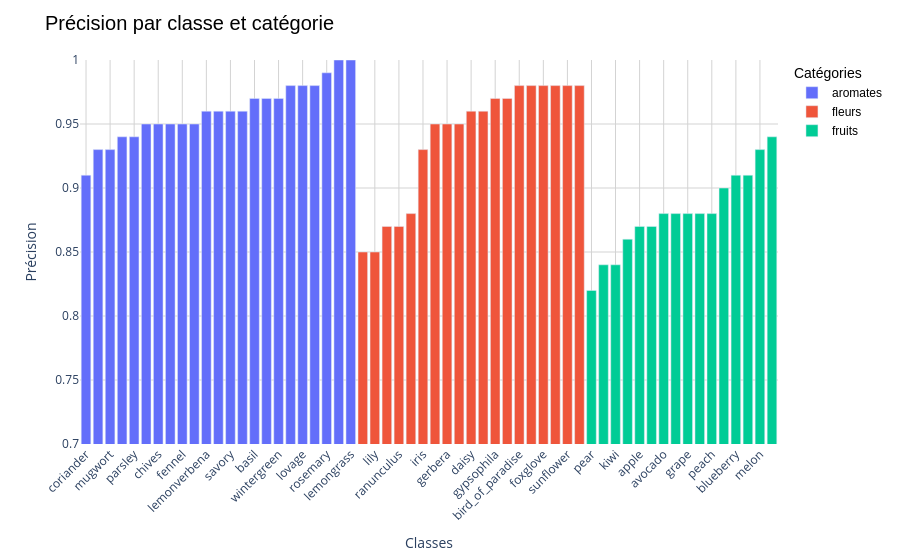

The cell this chart's notebook holds for it:
### Code cell
df_sorted = confusion_matrix.sort_values(["category", "precision"], ascending=[True, True])

fig = px.bar(
    df_sorted,
    x="class",
    y="precision",
    color="category"
)

fig.update_xaxes(
    categoryorder="array",
    categoryarray=df_sorted["class"],
    tickangle=-45,
    title_text="Classes"
)
fig.update_yaxes(
    title_text="Précision",
    range=[0.7, 1]
)
fig.update_layout(
    title_text="Précision par classe et catégorie",
    title_font=dict(size=20, family="Arial", color="black"),
    legend_title_text="Catégories",
    legend_title_font=dict(size=14, family="Arial", color="black"),
    legend_font=dict(size=12, family="Arial", color="black"),
    plot_bgcolor='white',
    xaxis=dict(showgrid=True, gridcolor='lightgray'),
    yaxis=dict(showgrid=True, gridcolor='lightgray')
)
fig.show()

### Figure 1 — Plotly figure (JSON) as saved in the notebook; plotly's stock layout.template omitted (floating-point values rounded to 4 significant figures)
{"data": [{"hovertemplate": "category=aromates<br>class=%{x}<br>precision=%{y}<extra></extra>", "legendgroup": "aromates", "marker": {"color": "#636efa", "pattern": {"shape": ""}}, "name": "aromates", "orientation": "v", "showlegend": true, "textposition": "auto", "type": "bar", "x": ["coriander", "chamomile", "mugwort", "oregano", "parsley", "angelica", "chives", "dill", "fennel", "mint", "lemonverbena", "sage", "savory", "tarragon", "basil", "hyssop", "wintergreen", "lavender", "lovage", "thyme", "rosemary", "borage", "lemongrass"], "xaxis": "x", "y": [0.91, 0.93, 0.93, 0.94, 0.94, 0.95, 0.95, 0.95, 0.95, 0.95, 0.96, 0.96, 0.96, 0.96, 0.97, 0.97, 0.97, 0.98, 0.98, 0.98, 0.99, 1.0, 1.0], "yaxis": "y"}, {"hovertemplate": "category=fleurs<br>class=%{x}<br>precision=%{y}<extra></extra>", "legendgroup": "fleurs", "marker": {"color": "#EF553B", "pattern": {"shape": ""}}, "name": "fleurs", "orientation": "v", "showlegend": true, "textposition": "auto", "type": "bar", "x": ["chrysanthemum", "lily", "hydrangea", "ranunculus", "allium", "iris", "freesia", "gerbera", "wisteria", "daisy", "hellebore", "gypsophila", "poppy", "bird_of_paradise", "cosmos", "foxglove", "lisianthus", "sunflower", "zinnia"], "xaxis": "x", "y": [0.85, 0.85, 0.87, 0.87, 0.88, 0.93, 0.95, 0.95, 0.95, 0.96, 0.96, 0.97, 0.97, 0.98, 0.98, 0.98, 0.98, 0.98, 0.98], "yaxis": "y"}, {"hovertemplate": "category=fruits<br>class=%{x}<br>precision=%{y}<extra></extra>", "legendgroup": "fruits", "marker": {"color": "#00cc96", "pattern": {"shape": ""}}, "name": "fruits", "orientation": "v", "showlegend": true, "textposition": "auto", "type": "bar", "x": ["pear", "cherry", "kiwi", "lemon", "apple", "raspberry", "avocado", "fig", "grape", "mango", "peach", "blackberry", "blueberry", "cranberry", "melon", "strawberry"], "xaxis": "x", "y": [0.82, 0.84, 0.84, 0.86, 0.87, 0.87, 0.88, 0.88, 0.88, 0.88, 0.88, 0.9, 0.91, 0.91, 0.93, 0.94], "yaxis": "y"}], "layout": {"barmode": "relative", "legend": {"font": {"color": "black", "family": "Arial", "size": 12}, "title": {"font": {"color": "black", "family": "Arial", "size": 14}, "text": "Catégories"}, "tracegroupgap": 0}, "margin": {"t": 60}, "plot_bgcolor": "white", "title": {"font": {"color": "black", "family": "Arial", "size": 20}, "text": "Précision par classe et catégorie"}, "xaxis": {"anchor": "y", "categoryarray": ["coriander", "chamomile", "mugwort", "oregano", "parsley", "angelica", "chives", "dill", "fennel", "mint", "lemonverbena", "sage", "savory", "tarragon", "basil", "hyssop", "wintergreen", "lavender", "lovage", "thyme", "rosemary", "borage", "lemongrass", "chrysanthemum", "lily", "hydrangea", "ranunculus", "allium", "iris", "freesia", "gerbera", "wisteria", "daisy", "hellebore", "gypsophila", "poppy", "bird_of_paradise", "cosmos", "foxglove", "lisianthus", "sunflower", "zinnia", "pear", "cherry", "kiwi", "lemon", "apple", "raspberry", "avocado", "fig", "grape", "mango", "peach", "blackberry", "blueberry", "cranberry", "melon", "strawberry"], "categoryorder": "array", "domain": [0, 1], "gridcolor": "lightgray", "showgrid": true, "tickangle": -45, "title": {"text": "Classes"}}, "yaxis": {"anchor": "x", "domain": [0, 1], "gridcolor": "lightgray", "range": [0.7, 1], "showgrid": true, "title": {"text": "Précision"}}}}
